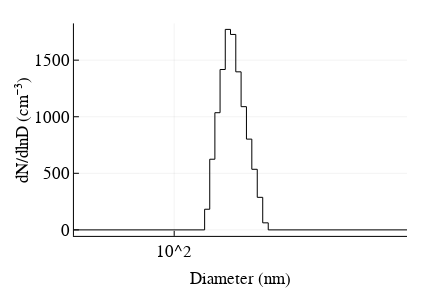

The notebook cell this image was saved under:
### Markdown cell above
### (b) Triangular size distribution 
The triangular size distribution is generated via a call to the function "𝕥 = triangular(Λ, δ, A)", where Λ, δ define the DMA. The array consists of two elements, A = [Nt, Dm], where Nt is the total number concentration and D, is the mode diameter. Here the triangular distribution is defined as the DMA tranfer function that is scaled such that $\int_0^\infty \frac{dN}{d\ln D_p} d\ln D_p = Nt$

### Code cell
𝕥 = triangular(Λ, δ, [400, 150])
p = plot(𝕥.Dp, 𝕥.S, xaxis = :log10, xticks = [10, 100, 1000], lt = :steppre, right_margin = 25px,
    legend = :none, ylabel = "dN/dlnD (cm⁻³)", xlim = (50,500), color =  :black, 
    xlabel = "Diameter (nm)", fmt = :svg)

### Figure 1 — Plotly figure (JSON) as saved in the notebook; plotly's stock layout.template omitted (floating-point values rounded to 4 significant figures; data arrays with more than 128 entries replaced by an {"elided": "..."} marker saying what was removed)
{"data": [{"colorbar": {"title": ""}, "hoverinfo": "text", "legendgroup": "y1", "line": {"color": "rgba(0, 0, 0, 1.000)", "dash": "solid", "shape": "linear", "width": 1}, "mode": "lines", "name": "y1", "showlegend": true, "text": {"elided": "255 null values"}, "type": "scatter", "x": {"elided": "255 float values"}, "xaxis": "x1", "y": {"elided": "255 float values"}, "yaxis": "y1", "zmax": 0.1, "zmin": -0.1}], "layout": {"annotations": [], "height": 288, "margin": {"b": 20, "l": 0, "r": 0, "t": 20}, "paper_bgcolor": "rgba(255, 255, 255, 1.000)", "plot_bgcolor": "rgba(255, 255, 255, 1.000)", "showlegend": false, "width": 432, "xaxis": {"anchor": "y1", "domain": [0.1712, 0.9421], "gridcolor": "rgba(0, 0, 0, 0.100)", "gridwidth": 0.5, "linecolor": "rgba(0, 0, 0, 1.000)", "mirror": false, "range": [1.699, 2.699], "showgrid": true, "showline": true, "showticklabels": true, "tickangle": 0, "tickcolor": "rgb(0, 0, 0)", "tickfont": {"color": "rgba(0, 0, 0, 1.000)", "family": "Nimbus Sans L", "size": 17}, "tickmode": "array", "ticks": "inside", "ticktext": ["10^2"], "tickvals": [100], "title": "Diameter (nm)", "titlefont": {"color": "rgba(0, 0, 0, 1.000)", "family": "Nimbus Sans L", "size": 17}, "type": "log", "visible": true, "zeroline": false, "zerolinecolor": "rgba(0, 0, 0, 1.000)"}, "yaxis": {"anchor": "x1", "domain": [0.1294, 0.9863], "gridcolor": "rgba(0, 0, 0, 0.100)", "gridwidth": 0.5, "linecolor": "rgba(0, 0, 0, 1.000)", "mirror": false, "range": [-53.15, 1825.0], "showgrid": true, "showline": true, "showticklabels": true, "tickangle": 0, "tickcolor": "rgb(0, 0, 0)", "tickfont": {"color": "rgba(0, 0, 0, 1.000)", "family": "Nimbus Sans L", "size": 17}, "tickmode": "array", "ticks": "inside", "ticktext": ["0", "500", "1000", "1500"], "tickvals": [0, 500, 1000, 1500], "title": "dN/dlnD (cm⁻³)", "titlefont": {"color": "rgba(0, 0, 0, 1.000)", "family": "Nimbus Sans L", "size": 17}, "type": "-", "visible": true, "zeroline": false, "zerolinecolor": "rgba(0, 0, 0, 1.000)"}}}
